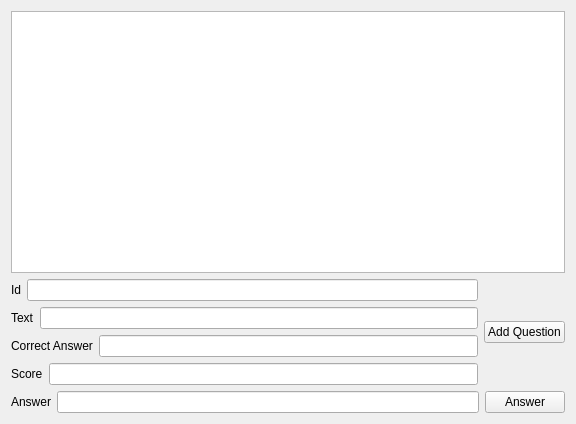
<?xml version="1.0" encoding="UTF-8"?>
<ui version="4.0">
 <class>gui</class>
 <widget class="QWidget" name="gui">
  <property name="geometry">
   <rect>
    <x>0</x>
    <y>0</y>
    <width>576</width>
    <height>424</height>
   </rect>
  </property>
  <property name="windowTitle">
   <string>gui</string>
  </property>
  <layout class="QVBoxLayout" name="verticalLayout_2">
   <item>
    <widget class="QListWidget" name="listWidget"/>
   </item>
   <item>
    <layout class="QHBoxLayout" name="horizontalLayout_5">
     <item>
      <layout class="QVBoxLayout" name="verticalLayout">
       <item>
        <layout class="QHBoxLayout" name="horizontalLayout">
         <item>
          <widget class="QLabel" name="label">
           <property name="text">
            <string>Id</string>
           </property>
          </widget>
         </item>
         <item>
          <widget class="QLineEdit" name="lineId"/>
         </item>
        </layout>
       </item>
       <item>
        <layout class="QHBoxLayout" name="horizontalLayout_2">
         <item>
          <widget class="QLabel" name="label_2">
           <property name="text">
            <string>Text</string>
           </property>
          </widget>
         </item>
         <item>
          <widget class="QLineEdit" name="lineText"/>
         </item>
        </layout>
       </item>
       <item>
        <layout class="QHBoxLayout" name="horizontalLayout_3">
         <item>
          <widget class="QLabel" name="label_3">
           <property name="text">
            <string>Correct Answer</string>
           </property>
          </widget>
         </item>
         <item>
          <widget class="QLineEdit" name="lineCA"/>
         </item>
        </layout>
       </item>
       <item>
        <layout class="QHBoxLayout" name="horizontalLayout_4">
         <item>
          <widget class="QLabel" name="label_4">
           <property name="text">
            <string>Score</string>
           </property>
          </widget>
         </item>
         <item>
          <widget class="QLineEdit" name="lineScore"/>
         </item>
        </layout>
       </item>
      </layout>
     </item>
     <item>
      <widget class="QPushButton" name="buttonAddQ">
       <property name="text">
        <string>Add Question</string>
       </property>
      </widget>
     </item>
    </layout>
   </item>
   <item>
    <layout class="QHBoxLayout" name="horizontalLayout_7">
     <item>
      <layout class="QHBoxLayout" name="horizontalLayout_6">
       <item>
        <widget class="QLabel" name="label_5">
         <property name="text">
          <string>Answer</string>
         </property>
        </widget>
       </item>
       <item>
        <widget class="QLineEdit" name="lineAnswer"/>
       </item>
      </layout>
     </item>
     <item>
      <widget class="QPushButton" name="buttonAnswer">
       <property name="text">
        <string>Answer</string>
       </property>
      </widget>
     </item>
    </layout>
   </item>
  </layout>
 </widget>
 <resources/>
 <connections/>
</ui>
